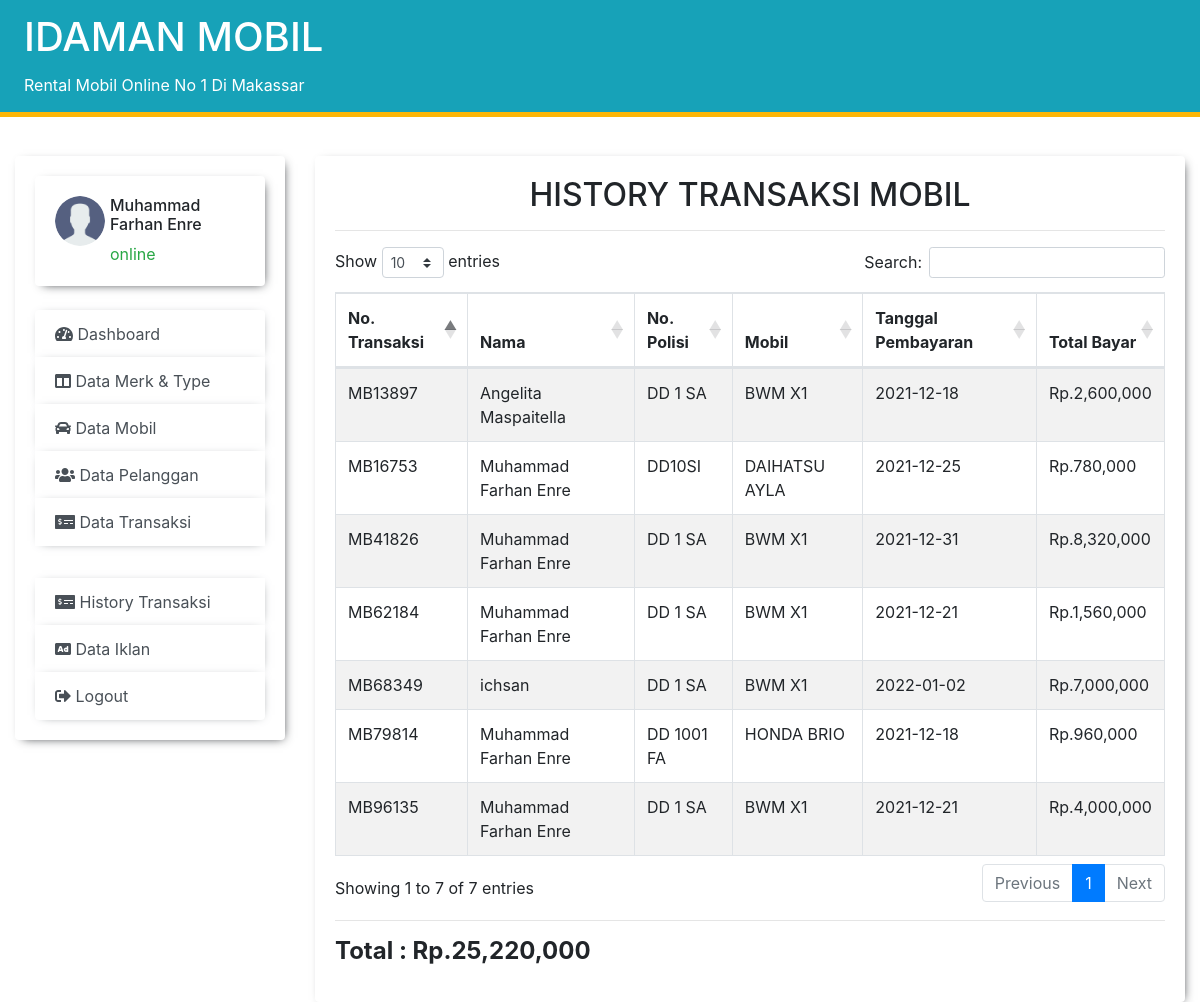
The page /history_transaksi.php (signed in) on the database its author committed.
### tables this page shows
CREATE TABLE `tbl_history` (
  `nota` int(200) NOT NULL AUTO_INCREMENT,
  `no_pengambilan` varchar(200) NOT NULL,
  `id_pelanggan` int(20) NOT NULL,
  `no_plat` varchar(20) NOT NULL,
  `nama_pelanggan` varchar(80) NOT NULL,
  `nama_mobil` varchar(80) NOT NULL,
  `tgl_pengambilan` varchar(80) NOT NULL,
  `tgl_pengembalian` varchar(80) NOT NULL,
  `biaya_sopir` varchar(80) NOT NULL,
  `bayar_sewa` varchar(80) NOT NULL,
  `total_bayar` varchar(80) NOT NULL,
  `lama_rental` varchar(80) NOT NULL,
  PRIMARY KEY (`nota`)
);

### history_transaksi.php (the view, shortened to what this page needs)
<?php
    require 'db/koneksi.php';
    require 'template/header.php';
    require 'template/navbar.php';
    $total = mysqli_query($koneksi,"SELECT SUM(total_bayar) FROM tbl_history");
    $jumlah = mysqli_fetch_array($total);
?>
    <div class="card">
        <div class="card-body">
            <center><h2>HISTORY TRANSAKSI MOBIL</h2></center>
            <hr>
            <table id="example" class="table table-striped table-bordered table-responsive-md">
                <thead>
                    <tr>
                        <th>No. Transaksi</th>
                        <th>Nama</th>
                        <th>No. Polisi</th>
                        <th>Mobil</th>
                        <th>Tanggal Pembayaran</th>
                        <th>Total Bayar</th>
                    </tr>
                </thead>
                <tbody>
                <?php
                    $user = mysqli_query($koneksi,"SELECT * FROM tbl_history");
                    while ($row = mysqli_fetch_assoc($user)){
                ?>
                    <tr>
                        <td><?= $row['no_pengambilan'];?></td>
                        <td><?= $row['nama_pelanggan'];?></td>
                        <td><?= $row['no_plat'];?></td>
                        <td><?= $row['nama_mobil'];?></td>
                        <td><?= $row['tgl_pengembalian'];?></td>
                        <td>Rp.<?= number_format($row['total_bayar']);?></td>
                    </tr>
                <?php } ?>
                </tbody>
            </table>
            <hr>
            <h4><b>Total : <?= "Rp." . number_format($jumlah['SUM(total_bayar)']) ;?></b></p>
        </div>
    </div>
<?php
    require 'template/footer.php';
?>

### template/navbar.php (style rules this page uses)
.card { box-shadow: 3px 3px 10px -5px; border: none; }

### rows shown on the page
tbl_history: no_pengambilan "MB13897", nama_pelanggan "Angelita Maspaitella", no_plat "DD 1 SA", nama_mobil "BWM X1", tgl_pengembalian "2021-12-18", total_bayar "2,600,000"
tbl_history: no_pengambilan "MB96135", nama_pelanggan "Muhammad Farhan Enre", no_plat "DD 1 SA", nama_mobil "BWM X1", tgl_pengembalian "2021-12-21", total_bayar "4,000,000"
tbl_history: no_pengambilan "MB41826", nama_pelanggan "Muhammad Farhan Enre", no_plat "DD 1 SA", nama_mobil "BWM X1", tgl_pengembalian "2021-12-31", total_bayar "8,320,000"
tbl_history: no_pengambilan "MB79814", nama_pelanggan "Muhammad Farhan Enre", no_plat "DD 1001 FA", nama_mobil "HONDA BRIO", tgl_pengembalian "2021-12-18", total_bayar "960,000"
tbl_history: no_pengambilan "MB62184", nama_pelanggan "Muhammad Farhan Enre", no_plat "DD 1 SA", nama_mobil "BWM X1", tgl_pengembalian "2021-12-21", total_bayar "1,560,000"
tbl_history: no_pengambilan "MB68349", nama_pelanggan "ichsan", no_plat "DD 1 SA", nama_mobil "BWM X1", tgl_pengembalian "2022-01-02", total_bayar "7,000,000"
tbl_history: no_pengambilan "MB16753", nama_pelanggan "Muhammad Farhan Enre", no_plat "DD10SI", nama_mobil "DAIHATSU AYLA", tgl_pengembalian "2021-12-25", total_bayar "780,000"

### other values the page prints
$_SESSION['nama_user'] "Muhammad Farhan Enre"
$_SESSION['status_user'] "online"
$jumlah['SUM(total_bayar)'] "25,220,000"
